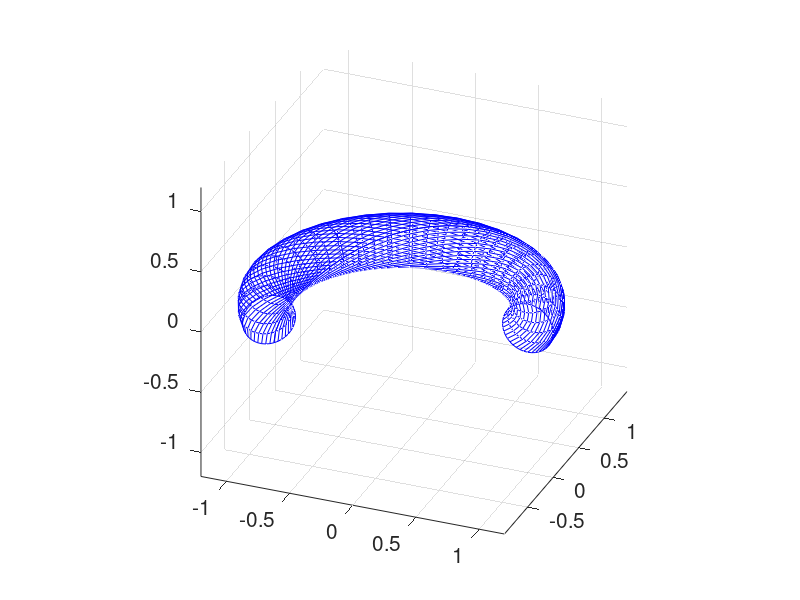

The MATLAB source for this figure: (Note: this script raises an error after producing the figure.)
% plot poloidal and toroidal flux psi_p and psi_t 
% Hua-sheng XIE, IFTS-ZJU, huashengxie@gmail.com, 2013-01-12 08:02
close all; clear; clc;
figure; set(gcf,'DefaultAxesFontSize',15);

R0=1; a=0.2;

phimin=-0.0*pi; phimax=1.2*pi;
[Theta,Phi]=meshgrid(0:pi/20:2*pi,phimin:pi/20:phimax);
X31=(R0+a*cos(Theta+1.2*Phi)).*cos(Phi);
Y31=(R0+a*cos(Theta+1.2*Phi)).*sin(Phi);
Z31=a*sin(Theta+1.2*Phi);
F31=0.*X31+0.1;
surf(X31,Y31,Z31,F31,'EdgeColor','b','FaceColor','none');
view(22,28);axis equal; % plot the shape

% plot coordinates axis
arrow([0 0 -a],[0 0 5*a],10,'BaseAngle',60,'Width',1); % plot Z axis arrow
text(-0.01*R0,0,-0.1*a,'0','FontSize',15,'VerticalAlignment','Top','HorizontalAlignment','Right');
text(-0.01*R0,0,5*a,'Z','FontSize',15,'HorizontalAlignment','Right');
arrow([-0.1*R0 0 0],[1.2*(R0+a) 0 0],10,'BaseAngle',60,'Width',1); % plot R axis arrow
text(1.2*(R0+a),0,-0.1*a,'R','FontSize',15,'VerticalAlignment','Top','HorizontalAlignment','Left');

text(R0+a/2,0,a/2,'\theta','FontSize',15,'VerticalAlignment','Middle','HorizontalAlignment','Left');
arrow([R0+0.2*a -0.2*a 0],[R0+0.8*a -0.2*a 0],8,'BaseAngle',60,'Width',1); % plot psi axis arrow
text(R0+0.8*a,-0.9*a,0,'\psi','FontSize',15,'VerticalAlignment','Bottom','HorizontalAlignment','Center');
arrow([R0+1.2*a,0.4*a,0],[R0+1.2*a,-0.4*a,0],8,'BaseAngle',60,'Width',1);
text(R0+1.3*a,0.4*a,0,'\zeta=-\phi','FontSize',15,'VerticalAlignment','Bottom','HorizontalAlignment','Left');

% phi=phimin:pi/20:phimax;
theta=0:pi/20:2*pi;
rmax=a;
phi=0:pi/50:2*pi;
Xf1=[(R0+0*cos(0))*cos(phi),(R0+a*cos(0))*cos(wrev(phi))];
Yf1=[(R0+0*cos(0))*sin(phi),(R0+a*cos(0))*sin(wrev(phi))];
Zf1=0.*Xf1;
Xf2=(R0+rmax*cos(theta))*cos(phimax);
Yf2=(R0+rmax*cos(theta))*sin(phimax);
Zf2=rmax.*sin(theta);
Xf3=(R0+a*cos(pi)).*cos(phi);
Yf3=(R0+a*cos(pi)).*sin(phi);
Zf3=0.*Xf3;
hold on;fill3(Xf1,Yf1,Zf1,'y','facealpha',0.5); % plot S_p
hold on;fill3(Xf2,Yf2,Zf2,'g'); % plot S_t
hold on;fill3(Xf3,Yf3,Zf3,'y','facealpha',0.5); % plot S_p'

hold on; plot3(R0*cos(phimin),R0*sin(phimin),0,'r.','MarkerSize',15);
theta=0:pi/20:2*pi; rmin=0.5*a;
X21=(R0+rmin*cos(theta))*cos(phimin);
Y21=(R0+rmin*cos(theta))*sin(phimin);
Z21=rmin*sin(theta);
hold on; plot3(X21,Y21,Z21,'r','LineWidth',2);
xarwa=R0*cos(phimin);yarwa=R0*sin(phimin);zarwa=rmin;
xarwb=(R0-0.1*a)*cos(phimin);yarwb=(R0-0.1*a)*sin(phimin);zarwb=rmin;
arrow([xarwa,yarwa,zarwa],[xarwb,yarwb,zarwb],10,'BaseAngle',60,'Width',1); % add B_p arrow and text
text(xarwa,yarwa,zarwa,'B_p','FontSize',15,'VerticalAlignment','Middle','HorizontalAlignment','Right');
xp=(R0+a)*cos(phimin-0.3*pi);yp=(R0+a)*sin(phimin-0.3*pi);zp=0;
text(xp,yp,zp,'S_p''','FontSize',15,'VerticalAlignment','Bottom','HorizontalAlignment','Center');

phi=(phimax-0.1*pi):pi/20:(phimax+0.05*pi);
X22=(R0+0*cos(0))*cos(phi);
Y22=(R0+0*cos(0))*sin(phi);
Z22=0.*X22;
hold on; plot3(X22,Y22,Z22,'r','LineWidth',2);
xarwa2=(R0+0*cos(0))*cos(max(phi));yarwa2=(R0+0*cos(0))*sin(max(phi));zarwa2=0;
xarwb2=(R0+0*cos(0))*cos(max(phi)+0.02*pi);yarwb2=(R0+0*cos(0))*sin(max(phi)+0.02*pi);zarwb2=0;
arrow([xarwa2,yarwa2,zarwa2],[xarwb2,yarwb2,zarwb2],10,'BaseAngle',60,'Width',1); % add B_p arrow and text
text(xarwb2,yarwb2,zarwb2,'B_t','FontSize',15,'VerticalAlignment','Bottom','HorizontalAlignment','Left');
xt=(R0+0.8*a*cos(0))*cos(max(phi));yt=(R0+0.8*a*cos(0))*sin(max(phi));zt=0;
text(xt,yt,zt,'S_t','FontSize',15,'VerticalAlignment','Bottom','HorizontalAlignment','Center');
text(0.2*R0,0.2*R0,0,'S_p','FontSize',15,'VerticalAlignment','Bottom','HorizontalAlignment','Center');

% alpha(1);

axis off;
prtstr='poloidal_toroidal_flux_psip_psit';
print('-dpng',[prtstr,'.png']); % output figure to *.png and *.eps
print('-depsc',strcat(prtstr,'.eps'));
% print('-dpdf',strcat(prtstr,'.pdf'));
